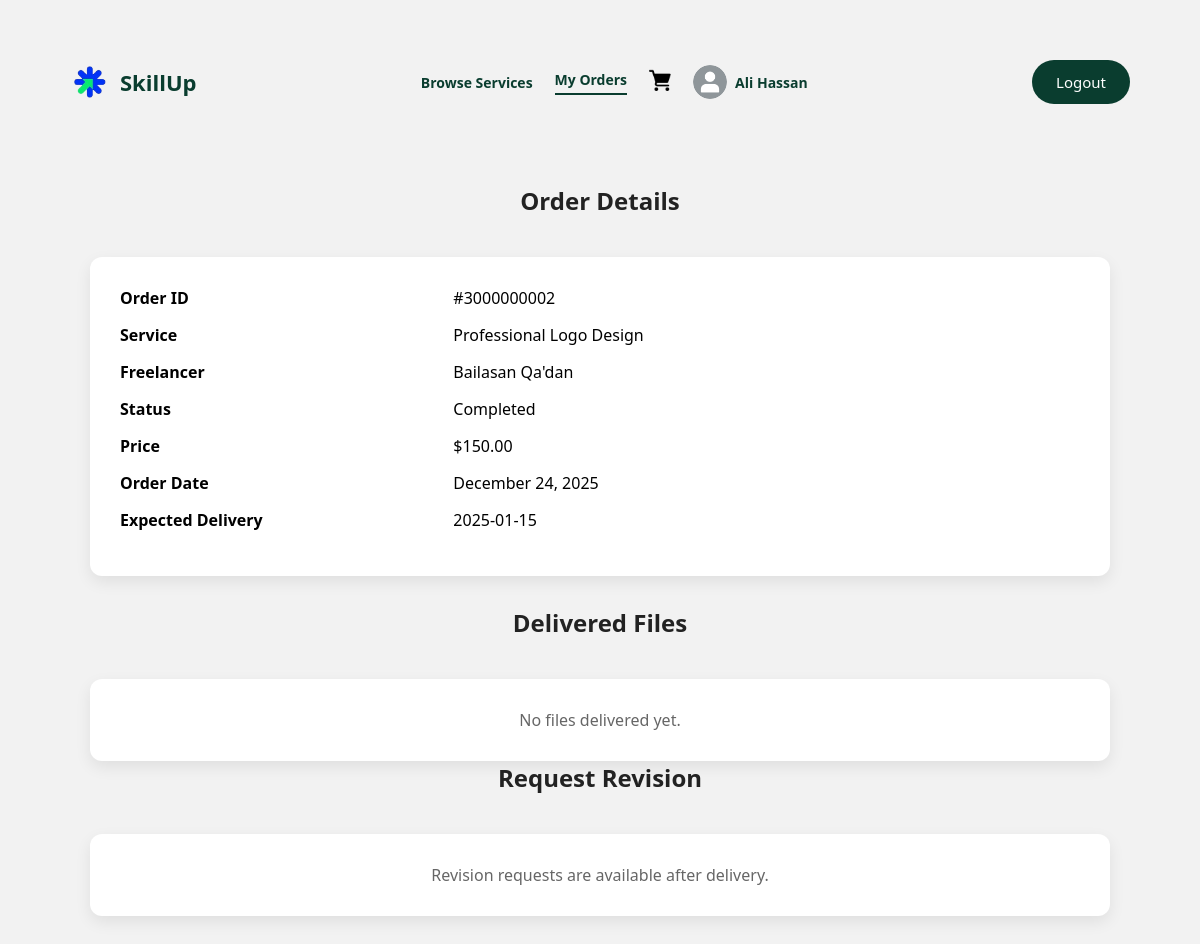
The page /client-order-detail.php?id=3000000002 (signed in) on the database its author committed.
### tables this page shows
CREATE TABLE `users` (
  `user_id` varchar(10) NOT NULL,
  `first_name` varchar(50) NOT NULL,
  `last_name` varchar(50) NOT NULL,
  `email` varchar(100) NOT NULL,
  `password` varchar(255) NOT NULL,
  `phone` varchar(10) NOT NULL,
  `age` int(11) DEFAULT NULL,
  `country` varchar(50) NOT NULL,
  `city` varchar(50) NOT NULL,
  `bio` text DEFAULT NULL,
  `role` enum('Client','Freelancer') NOT NULL,
  `status` enum('Active','Inactive') NOT NULL DEFAULT 'Active',
  `profile_photo` varchar(255) DEFAULT NULL,
  `registration_date` timestamp NOT NULL DEFAULT current_timestamp(),
  `failed_attempts` int(11) DEFAULT 0,
  `last_failed_attempt` datetime DEFAULT NULL,
  `lock_until` datetime DEFAULT NULL,
  `professional_title` varchar(150) DEFAULT NULL,
  `professional_bio` text DEFAULT NULL,
  `skills` text DEFAULT NULL,
  `experience_years` int(11) DEFAULT NULL
);

CREATE TABLE `orders` (
  `order_id` varchar(10) NOT NULL,
  `client_id` varchar(10) NOT NULL,
  `freelancer_id` varchar(10) NOT NULL,
  `service_id` varchar(10) NOT NULL,
  `service_title` varchar(200) NOT NULL,
  `price` decimal(10,2) NOT NULL,
  `delivery_time` int(11) NOT NULL,
  `revisions_included` int(11) NOT NULL,
  `requirements` text NOT NULL,
  `deliverable_notes` text DEFAULT NULL,
  `status` enum('Pending','In Progress','Delivered','Completed','Revision Requested','Cancelled') DEFAULT 'Pending',
  `payment_method` varchar(50) NOT NULL,
  `order_date` timestamp NOT NULL DEFAULT current_timestamp(),
  `expected_delivery` date NOT NULL,
  `completion_date` timestamp NULL DEFAULT NULL
);

CREATE TABLE `services` (
  `service_id` varchar(10) NOT NULL,
  `freelancer_id` varchar(10) NOT NULL,
  `title` varchar(200) NOT NULL,
  `category` varchar(100) NOT NULL,
  `subcategory` varchar(100) NOT NULL,
  `description` text NOT NULL,
  `price` decimal(10,2) NOT NULL,
  `delivery_time` int(11) NOT NULL,
  `revisions_included` int(11) NOT NULL,
  `image_1` varchar(255) NOT NULL,
  `image_2` varchar(255) DEFAULT NULL,
  `image_3` varchar(255) DEFAULT NULL,
  `service_image` varchar(255) NOT NULL,
  `status` enum('Active','Inactive') DEFAULT 'Active',
  `featured_status` enum('Yes','No') DEFAULT 'No',
  `created_date` timestamp NOT NULL DEFAULT current_timestamp()
);

### client-order-detail.php (the view, shortened to what this page needs)
<?php
require 'db.php.inc';
$clientId = $_SESSION['user_id'];
$orderId = $_GET['id'] ?? null;
$userName = 'My Profile';
$profilePhoto = 'images/default_picture.png';
$stmt = $pdo->prepare("
    SELECT first_name, last_name, profile_photo
    FROM users
    WHERE user_id = ?
");
$stmt->execute([$clientId]);
$user = $stmt->fetch(PDO::FETCH_ASSOC);
if ($user) {
    $userName = $user['first_name'].' '.$user['last_name'];
}
$stmt = $pdo->prepare("
    SELECT
        o.*,
        s.title AS service_title,
        u.first_name AS freelancer_first,
        u.last_name AS freelancer_last
    FROM orders o
    JOIN services s ON o.service_id = s.service_id
    JOIN users u ON o.freelancer_id = u.user_id
    WHERE o.order_id = ? AND o.client_id = ?
");
$stmt->execute([$orderId, $clientId]);
$order = $stmt->fetch(PDO::FETCH_ASSOC);
$stmt = $pdo->prepare("
    SELECT *
    FROM file_attachments
    WHERE order_id = ? AND file_type = 'deliverable'
    ORDER BY upload_timestamp DESC
");
$stmt->execute([$orderId]);
$files = $stmt->fetchAll(PDO::FETCH_ASSOC);
?>
<!DOCTYPE html>
<html lang="en">
<head>
    <link rel="stylesheet" href="app.css">
</head>
<body>
<div class="page-container">
    <div class="app-header">
        <div class="brand">
            <img src="images/logo.png" alt="SkillUp Logo">
            <span>SkillUp</span>
        </div>
        <nav class="main-nav">
            <a href="client-home.php">Browse Services</a>
            <a href="my-orders.php" class="active">My Orders</a>
            <a href="cart.php" class="cart-link">
                <img src="images/cart.png" class="cart-icon">
            </a>
            <a href="profile.php" class="profile-link">
                <img src="<?= htmlspecialchars($profilePhoto) ?>" class="profile-pic">
                <span><?= htmlspecialchars($userName) ?></span>
            </a>
        </nav>
        <button onclick="location.href='logout.php'" class="btn-primary">
            Logout
        </button>
    </div>
    <main class="container">
        <h2>Order Details</h2>
        <div class="card" style="margin-bottom:30px;">
            <div class="profile-row">
                <strong>Order ID</strong>
                <span>#<?= htmlspecialchars($order['order_id']) ?></span>
            </div>
            <div class="profile-row">
                <strong>Service</strong>
                <span><?= htmlspecialchars($order['service_title']) ?></span>
            </div>
            <div class="profile-row">
                <strong>Freelancer</strong>
                <span><?= htmlspecialchars($order['freelancer_first'].' '.$order['freelancer_last']) ?></span>
            </div>
            <div class="profile-row">
                <strong>Status</strong>
                <span><?= htmlspecialchars($order['status']) ?></span>
            </div>
            <div class="profile-row">
                <strong>Price</strong>
                <span>$<?= number_format($order['price'], 2) ?></span>
            </div>
            <div class="profile-row">
                <strong>Order Date</strong>
                <span><?= date('F j, Y', strtotime($order['order_date'])) ?></span>
            </div>
            <div class="profile-row">
                <strong>Expected Delivery</strong>
                <span><?= htmlspecialchars($order['expected_delivery']) ?></span>
            </div>
        </div>
        <h2>Delivered Files</h2>
        <div class="card">
            <?php if (empty($files)): ?>
                <p style="text-align:center; color:#666;">
                    No files delivered yet.
                </p>
            <?php endif; ?>
        </div>
        <h2>Request Revision</h2>
<div class="card">
    <?php if ($order['status'] === 'Delivered'): ?>
        <form method="POST" enctype="multipart/form-data" class="styled-form">
            <div class="form-group">
                <label>Revision Notes</label>
                <textarea
                    name="revision_notes"
                    class="input-field"
                    rows="5"
                    placeholder="Describe what you want to be changed..."
                    required
                ></textarea>
            </div>
            <div class="form-group">
                <label>Attach File (optional)</label>
                <input type="file" name="revision_file">
            </div>
            <button class="btn-primary full-width">
                Submit Revision Request
            </button>
        </form>
    <?php else: ?>
        <p style="text-align:center; color:#666;">
            Revision requests are available after delivery.
        </p>
    <?php endif; ?>
</div>
    </main>
</div>
</body>
</html>

### app.css (style rules this page uses)
* { margin: 0; padding: 0; box-sizing: border-box; font-family: "Segoe UI", Tahoma, Geneva, Verdana, sans-serif; }
body { background: #f2f2f2; }
.page-container { max-width: 1100px; margin: 40px auto; padding: 20px; }
.app-header { display: flex; justify-content: space-between; align-items: center; margin-bottom: 40px; }
.app-header .brand { display: flex; align-items: center; gap: 10px; }
.app-header .brand img { width: 40px; }
.app-header .brand span { font-size: 22px; font-weight: bold; color: #0a3d2f; }
.main-nav { display: flex; align-items: center; gap: 22px; }
.main-nav a { text-decoration: none; font-size: 14px; font-weight: 600; color: #0a3d2f; position: relative; }
.main-nav a.active { border-bottom: 2px solid #0a3d2f; padding-bottom: 4px; }
.profile-link { display: flex; align-items: center; gap: 8px; }
.profile-pic { width: 34px; height: 34px; border-radius: 50%; object-fit: cover; }
.cart-link { position: relative; }
.cart-icon { width: 22px; height: 22px; }
.card { background: #ffffff; padding: 30px; border-radius: 12px; box-shadow: 0 6px 16px rgba(0, 0, 0, 0.08); }
.btn-primary { display: inline-flex; align-items: center; justify-content: center; padding: 12px 24px; background: #0a3d2f; color: #fff; border: none; border-radius: 25px; text-decoration: none; font-size: 15px; cursor: pointer; max-width: 400px; }
.profile-row { display: grid; grid-template-columns: 1fr 2fr; gap: 20px; margin-bottom: 15px; }
.container { max-width: 1100px; margin: 60px auto; padding: 20px; }
.container h2 { text-align: center; margin-bottom: 40px; color: #222; }

### rows shown on the page
users: userName "Ali Hassan"
orders: order_id "3000000002", service.title "Professional Logo Design", freelancer.last_name "Bailasan Qa'dan", status "Completed", price "150.00", order_date "December 24, 2025", expected_delivery "2025-01-15"
